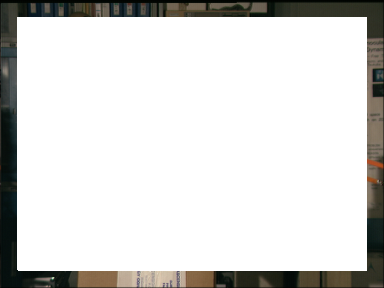
//> input picture MPI/0.png, 384 x 288 px
$ ./main   (built with g++ and OpenCV 4)
//> lines starting //> are read from the running program, lines starting //| are printed output that depends on the picture; after the words box and inside, x2 and y2 are one past the last pixel; in counts of white or black regions, pixels touching at a corner belong together
#include<stdio.h>
#include<opencv2/core.hpp>
#include <opencv2/core.hpp>
#include <opencv2/opencv.hpp>
#include <opencv2/imgcodecs.hpp>
#include <opencv2/highgui.hpp>
#include<stdio.h>
#include<math.h>
#include<vector>
#include<Windows.h>
#include <opencv2/features2d.hpp>
#include <iostream>
#include <filesystem>
using namespace cv;
using namespace std;
namespace fs = std::filesystem;

struct depthPlane {
	int depth;
	int number;
};

bool compareByNumber(const depthPlane& a, const depthPlane& b)
{
	return a.number > b.number;
}

bool compareByDepth(const depthPlane& a, const depthPlane& b)
{
	return a.depth > b.depth;
}

void main() {
	// [87 lines of commented-out code are left out]
	std::string path = "./MPI";
	for (const auto& entry : fs::directory_iterator(path)) {
		String MPIString = entry.path().string();
		int MPIdepth = stoi(MPIString.substr(6, MPIString.find(".", 6) - 6));
		String MaskString = "./MPI_Mask/" + to_string(MPIdepth);
		MaskString.append(".png");
		String OutputString = "./MPI_Result/" + to_string(MPIdepth);
		OutputString.append(".png");

		//Mat REF = imread("./Printer.png");
		Mat MPI = imread(MPIString, IMREAD_UNCHANGED);
//> MPI is the input picture: 288 rows x 384 cols, CV_8UC4; mean B, G, R, A 214.5, 216.5, 216.8, 255
		Mat Mask = imread(MaskString, IMREAD_GRAYSCALE);
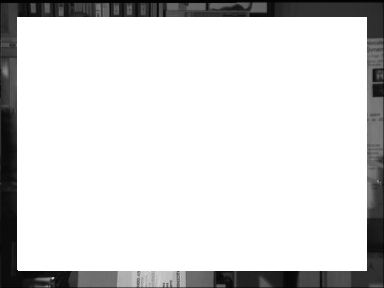
//> Mask: 288 rows x 384 cols, CV_8UC1; min 1, max 255, mean 216.2
//> MaskString = "./MPI_Mask/0.png"
		Mat output = Mat(MPI.rows, MPI.cols, CV_8UC4, Scalar(0, 0, 0, 0));
		output = MPI;

		while (true) {
			bool upInpainted = true;
			bool downInpainted = true;
			bool leftInpainted = true;
			bool rightInpainted = true;

			for (int width = 0; width < MPI.cols; width++) {
				for (int height = 0; height < MPI.rows; height++) {
					if (output.at<Vec4b>(height, width)[3] != 0) {
						if (height + 1 < MPI.rows) {
							if (Mask.at<uchar>(height + 1, width) != 0) {
								downInpainted = false;
								output.at<Vec4b>(height + 1, width) = output.at<Vec4b>(height, width);
								Mask.at<uchar>(height + 1, width) = 0;
							}
						}
						if (height - 1 >= 0) {
							if (Mask.at<uchar>(height - 1, width) != 0) {
								upInpainted = false;
								output.at<Vec4b>(height - 1, width) = output.at<Vec4b>(height, width);
								Mask.at<uchar>(height - 1, width) = 0;
							}
						}
						if (width + 1 < MPI.cols) {
							if (Mask.at<uchar>(height, width + 1) != 0) {
								leftInpainted = false;
								output.at<Vec4b>(height, width + 1) = output.at<Vec4b>(height, width);
								Mask.at<uchar>(height, width + 1) = 0;
							}
						}
						if (width - 1 >= 0) {
							if (Mask.at<uchar>(height, width - 1) != 0) {
								rightInpainted = false;
								output.at<Vec4b>(height, width - 1) = output.at<Vec4b>(height, width);
								Mask.at<uchar>(height, width - 1) = 0;
							}
						}
					}
				}
			}

			printf("%s", "loop");
			printf("UP: %d\n", upInpainted);
			printf("DOWN: %d\n", downInpainted);
			printf("LEFT: %d\n", leftInpainted);
			printf("RIGHT: %d\n", rightInpainted);
			printf("\n");

			//imwrite(OutputString, output);

			if (upInpainted&&downInpainted&&leftInpainted&&rightInpainted) {
				printf("%d",MPIdepth);
				printf("\n");
				break;
			}
		}
//> this loop made 2 passes
//> (downInpainted, upInpainted, leftInpainted, rightInpainted) on passes 1 to 2: (false, false, false, true), (true, true, true, true)
//| UP: 0
//| DOWN: 0
//| LEFT: 0
//| RIGHT: 1
//| UP: 1
//| DOWN: 1
//| LEFT: 1
//| RIGHT: 1
//> Mask: 288 rows x 384 cols, CV_8UC1; every value is 0

		imwrite(OutputString, output);
	}
//> pass 2 of the loop `for (const auto& entry : fs::directory_iterator(path))`:
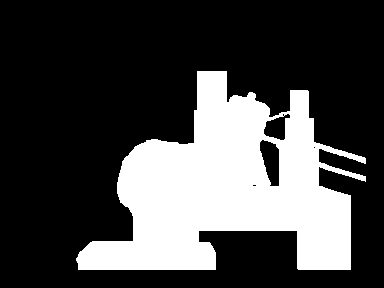
//> input picture MPI/102.png, 384 x 288 px
//> MPI is the input picture: 288 rows x 384 cols, CV_8UC4; mean B, G, R, A 70.2, 70.2, 70.2, 70.3
//> MaskString = "./MPI_Mask/102.png"
//> the loop `while (true)` made 2 passes
//> (printed output is left out)
//> after the loop `while (true)`:
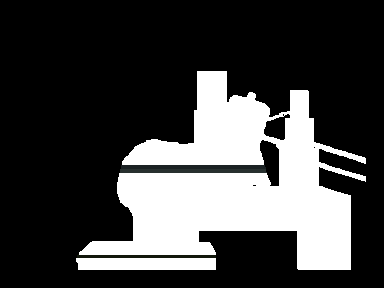
//> output: 288 rows x 384 cols, CV_8UC4; 1.43% of pixels changed, all inside (x1, y1, x2, y2) = (76, 142, 346, 262)
//> pass 3 of the loop `for (const auto& entry : fs::directory_iterator(path))`:
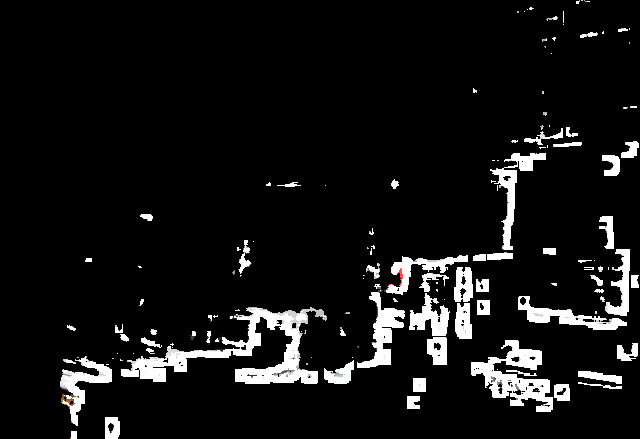
//> input picture MPI/107.png, 640 x 439 px
//> MPI is the input picture: 439 rows x 640 cols, CV_8UC4; mean B, G, R, A 19.7, 19.7, 19.7, 20.3
//> MaskString = "./MPI_Mask/107.png"
//> the loop `while (true)` made 2 passes
//> (printed output is left out)
//> after the loop `while (true)`:
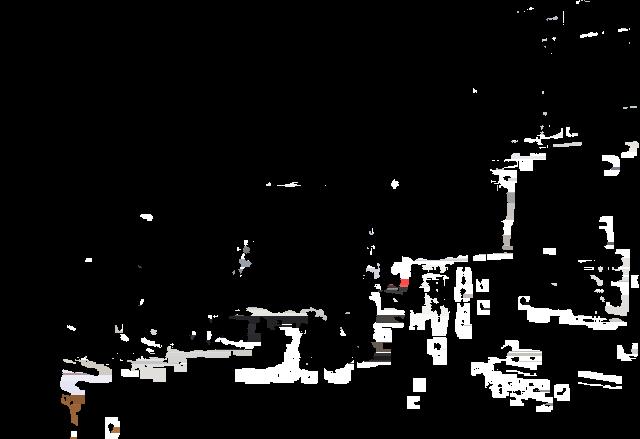
//> output: 439 rows x 640 cols, CV_8UC4; 3.24% of pixels changed, all inside (x1, y1, x2, y2) = (60, 0, 639, 439)

	waitKey(0);
}
